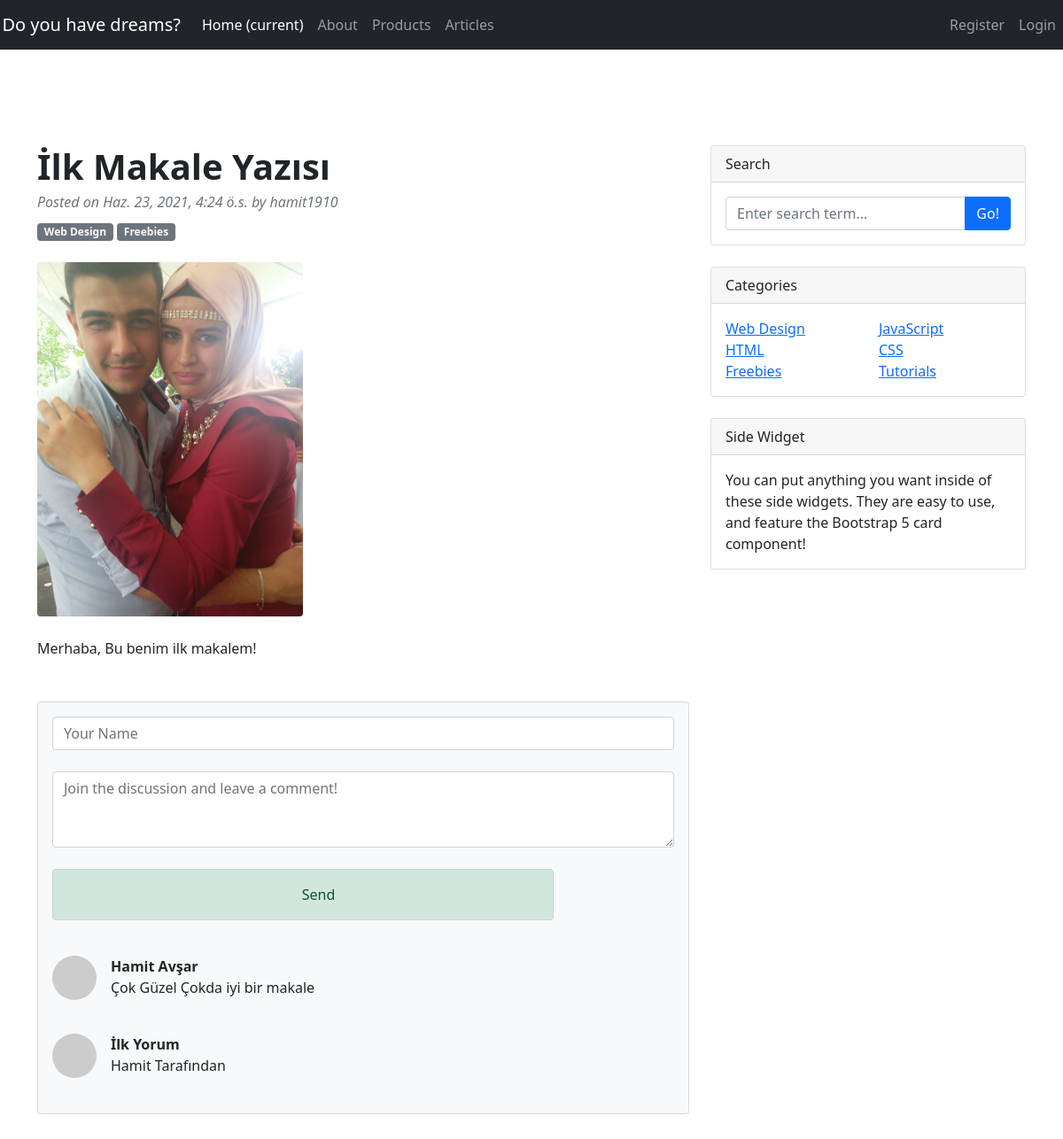
The app's page /articles/detailArticle/1 with its own data.
### article/models.py (models this page shows, shortened)
class Article(models.Model):
    author = models.ForeignKey("auth.User",on_delete=models.CASCADE,verbose_name="Yazar")
    title = models.CharField(max_length=50,verbose_name="Başlık")
    content = RichTextField()
    created_date = models.DateTimeField(auto_now_add=True,verbose_name="Oluşturma Tarihi")
    file_upload = models.FileField(blank=True, null=True, verbose_name="File Upload")

class ArticleComment(models.Model):
    article=models.ForeignKey(Article,on_delete=models.CASCADE,verbose_name="Article comment",related_name="comment")
    Name = models.CharField(max_length=50,verbose_name="Name")
    comment = RichTextField()
    createdDate = models.DateTimeField(auto_now_add=True, verbose_name="Created Date")

### article/views.py (the view)
# urls.py: path('detailArticle/<int:id>',views.detailArticle, name="detailArticle"),
def detailArticle(request,id):
    article=get_object_or_404(models.Article, id=id)
    comments = article.comment.all()
    context = {"article":article,
    'comments':comments}
    return render(request,"detail.html",context)

### Templates/detail.html (shortened to what this page needs)
{% include "layout.html" %}
{% block body %}
 <div class="container mt-5">
            <div class="row">
                <div class="col-lg-8">
                    <article>
                        <header class="mb-4">
                            <h1 class="fw-bolder mb-1">{{article.title}}</h1>
                            <div class="text-muted fst-italic mb-2">Posted on {{article.created_date}} by {{article.author}}</div>
                            <a class="badge bg-secondary text-decoration-none link-light" href="#!">Web Design</a>
                            <a class="badge bg-secondary text-decoration-none link-light" href="#!">Freebies</a>
                        </header>
                        {% if article.file_upload %}
                        <figure class="mb-4"><img class="img-fluid rounded" src="{{article.file_upload.url}}" height="300" width="300" alt="..." /></figure>
                        {% else %}
                        <figure class="mb-4"><img class="img-fluid rounded" src="https://dummyimage.com/900x400/ced4da/6c757d.jpg" alt="..." /></figure>
                        {% endif %}
                        <section class="mb-5">
                            <p class="fs-5 mb-4"> {{article.content|safe}}</p>
                        </section>
                    </article>
                    <section class="mb-5">
                        <div class="card bg-light">
                            <div class="card-body">
                                <form class="mb-4" method="post" action="{% url 'article:commentArticle' article.id%}">
                                    <input type="text" name="name" placeholder="Your Name" class="form-control"> <br>
                                    <textarea class="form-control" rows="3" name="comment" placeholder="Join the discussion and leave a comment!"></textarea><br>
                                    <button type="submit" class="alert alert-success" style="padding-right: 35%; padding-left:40%">Send</button>
                                </form>
                                {% if comments %}
                                    {% for comment in comments  %}
                                    <div class="d-flex mb-4">
                                    <div class="flex-shrink-0"><img class="rounded-circle" src="https://dummyimage.com/50x50/ced4da/6c757d.jpg" alt="..." /></div>
                                    <div class="ms-3">
                                        <div class="fw-bold">{{comment.Name}}</div>
                                        {{comment.comment|safe }}
                                    </div>
                                </div>
                                    {% endfor %}
                                {% else %}
                                <div class="alert alert-danger">
                                    İlk yorum yapan siz olmak ister misiniz?
                                </div>
                                {% endif %}
                            </div>
                        </div>
                    </section>
                </div>
                <div class="col-lg-4">
                    <div class="card mb-4">
                        <div class="card-header">Search</div>
                        <div class="card-body">
                            <div class="input-group">
                                <input class="form-control" type="text" placeholder="Enter search term..." aria-label="Enter search term..." aria-describedby="button-search" />
                                <button class="btn btn-primary" id="button-search" type="button">Go!</button>
                            </div>
                        </div>
                    </div>
                    <div class="card mb-4">
                        <div class="card-header">Categories</div>
                        <div class="card-body">
                            <div class="row">
                                <div class="col-sm-6">
                                    <ul class="list-unstyled mb-0">
                                        <li><a href="#!">Web Design</a></li>
                                        <li><a href="#!">HTML</a></li>
                                        <li><a href="#!">Freebies</a></li>
                                    </ul>
                                </div>
                                <div class="col-sm-6">
                                    <ul class="list-unstyled mb-0">
                                        <li><a href="#!">JavaScript</a></li>
                                        <li><a href="#!">CSS</a></li>
                                        <li><a href="#!">Tutorials</a></li>
                                    </ul>
                                </div>
                            </div>
                        </div>
                    </div>
                    <div class="card mb-4">
                        <div class="card-header">Side Widget</div>
                        <div class="card-body">You can put anything you want inside of these side widgets. They are easy to use, and feature the Bootstrap 5 card component!</div>
                    </div>
                </div>
            </div>
        </div>
{% endblock body %}

### records on screen
Article: title "İlk Makale Yazısı", created_date "Haz. 23, 2021, 4:24 ö.s.", author "hamit1910", file_upload (picture), content "Merhaba, Bu benim ilk makalem!"
ArticleComment: Name "Hamit Avşar", comment "Çok Güzel Çokda iyi bir makale"
ArticleComment: Name "İlk Yorum", comment "Hamit Tarafından"
